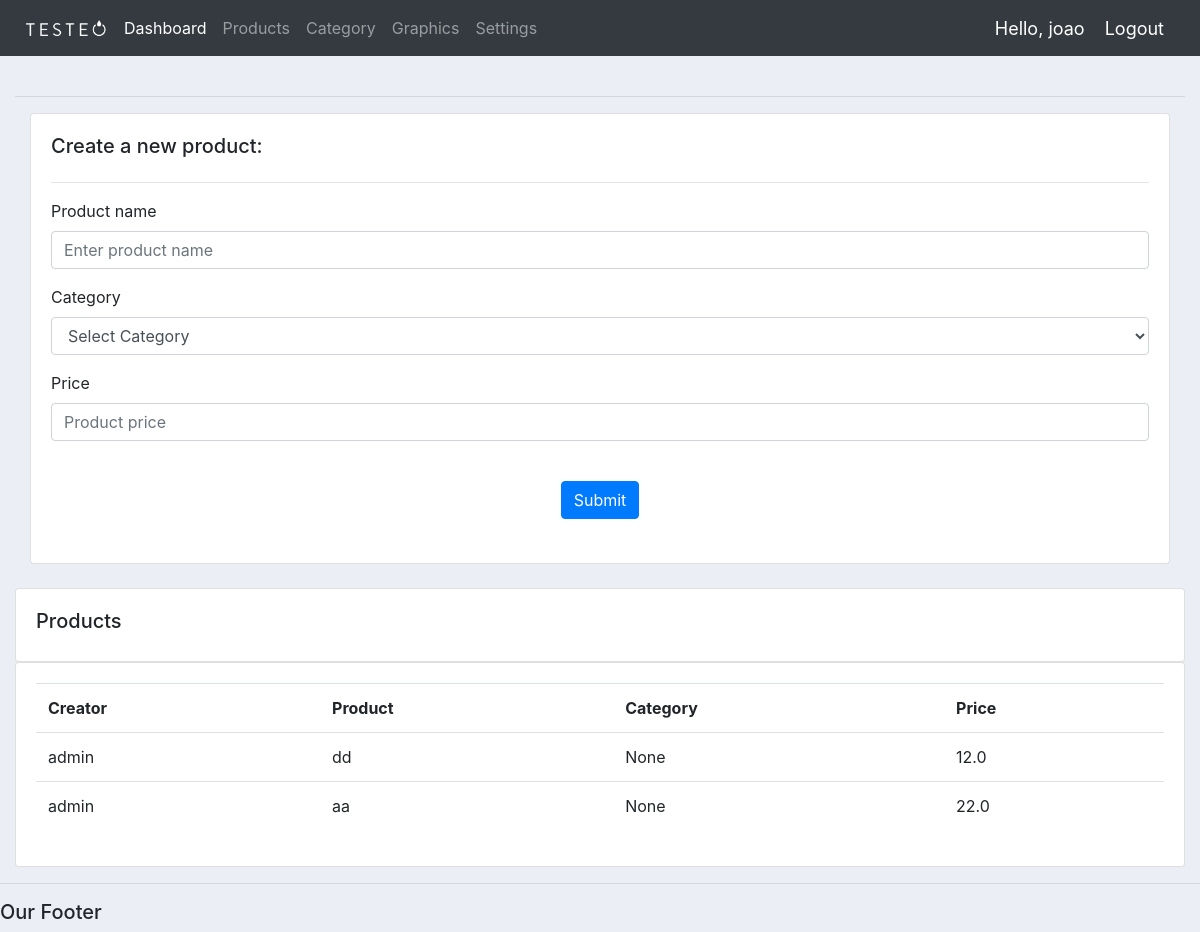
/products_/ (signed in), run on the app's committed database.
### accounts/models.py (models this page shows, shortened)
class Product(models.Model):
	user = models.CharField(max_length=200, default="")
	name = models.CharField(max_length=200)
	price = models.FloatField()
	category = models.ForeignKey(Category, null=True, blank=True, on_delete=models.CASCADE)
	description = models.CharField(max_length=200, null=True, blank=True)
	date_created = models.DateTimeField(auto_now_add=True, null=True)
	tags = models.ManyToManyField(Tag)

### accounts/decorators.py (the view)
		def wrapper_func(request, *args, **kwargs):
			group = None
			if request.user.groups.exists():
				group = request.user.groups.all()[0].name
			if group in allowed_roles:
				return view_func(request, *args, **kwargs)
			else:
				return HttpResponse('You are not authorized to view this page')

### accounts/views.py (called while the page is built)
@login_required(login_url='login')
@allowed_users(allowed_roles=['customer'])
def products_(request):
	user = request.user
	products = Product.objects.all()
	context = {'products':products, 'username':user}
	return render(request, 'accounts/products_.html', context)

### accounts/templates/accounts/products_.html (shortened to what this page needs)
{% extends 'accounts/main.html' %}
{% block content %}
    <br>
    <hr>
                <div class="col-md">
                    <div class="card card-body">
                        <h5>Create a new product:</h5>
                        <hr>
                            <div class="form-group mb-3">
                                <label>Product name</label>
                                <input type="text" class="form-control" name="name" placeholder="Enter product name" id="prod_name">
                            </div>
                            <div class="form-group mb-3">
                                <label>Category</label>
                                <select id="prod_cat" name="category" class="form-control">
                                    <option value="">Select Category</option>
                                </select>
                            </div>
                            <div class="form-group mb-3">
                                <label>Price</label>
                                <input type="number" class="form-control" name="price" placeholder="Product price" id="prod_price">
                            </div>
                            <div class="text-center mt-4">
                                <button type="submit" class="btn btn-primary" onclick="create_product()">Submit</button>
                            </div>
                        <br>
                    </div>
                </div>
            <br>
    <div class="row">
        <div class="col-md">
            <div class="card card-body">
                <h5>Products</h5>
            </div>
            <div class="card card-body">
                <table class="table">
                    <tr>
                        <th>Creator</th>
                        <th>Product</th>
                        <th>Category</th>
                        <th>Price</th>
                    </tr>
                    {% for i in products %}
                        <tr>
                            <td>{{i.user}}</td>
                            <td>{{i.name}}</td>
                            <td>{{i.category}}</td>
                            <td>{{i.price}}</td>
                        </tr>
                    {% endfor %}
                </table>
            </div>
        </div>
    </div>
{% endblock content%}

### accounts/templates/accounts/navbar.html (shortened to what this page needs)
{% load static %}
<nav class="navbar navbar-expand-lg navbar-dark bg-dark">
    <img src="{% static 'images/logo.png' %}" width="100px">
    <div class="collapse navbar-collapse" id="navbarNavDropdown">
      <ul class="navbar-nav">
        <li class="nav-item active">
          <a class="nav-link" href="{% url 'home' %}">Dashboard</a>
        </li>
        <li class="nav-item">
          <a class="nav-link" href="{% url 'products' %}">Products</a>
        </li>
        <li class="nav-item">
          <a class="nav-link" href="{% url 'category' %}">Category</a>
        </li>
        <li class="nav-item">
          <a class="nav-link" href="{% url 'graphics' %}">Graphics</a>
        </li>
        <li class="nav-item">
          <a class="nav-link" href="{% url 'account' %}">Settings</a>
        </li>
      </ul>
    </div>
    <span class="hello-msg">Hello, {{request.user}}</span>
    <span ><a  class="hello-msg" href="{% url 'logout' %}">Logout</a></span>
  </nav>
  {% load static %}

### static/css/main.css (style rules this page uses)
body { background-color: #ebeff5; }

### accounts/templates/accounts/navbar.html (style rules this page uses)
.hello-msg { font-size: 18px; color: #fff; margin-right: 20px; }

### data on the page
Product: user "admin", name "dd", category "None", price "12.0"
Product: user "admin", name "aa", category "None", price "22.0"

### other printed values
{{ request.user }} "joao"
